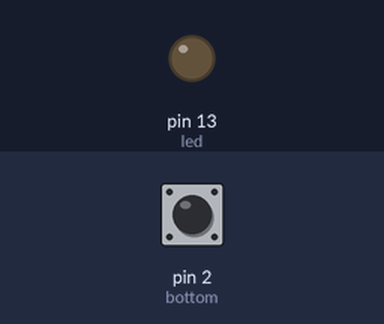
This sketch was run on a simulated Arduino Uno, built with avr-gcc and run on an emulated ATmega328P. On the bench: output pins drawn as LEDs (lit = HIGH). The test bench sets the inputs (shaded band); at power-on: pin 2 (bottom) LOW.

Above: at 1.2 s.
1.3 s: pin 2 (bottom) pulled HIGH for 0.15 s
At 1.6 s:
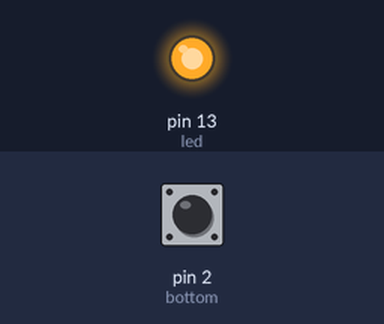
2.9 s: pin 2 (bottom) pulled HIGH for 1 s
At 4.0 s:
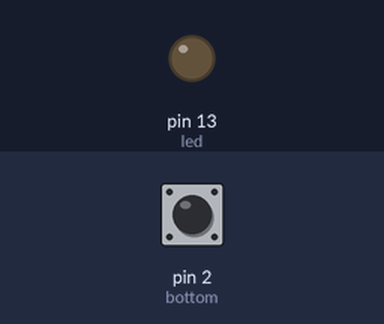
5.4 s: pin 2 (bottom) pulled HIGH for 3.2 s
At 5.9 s:
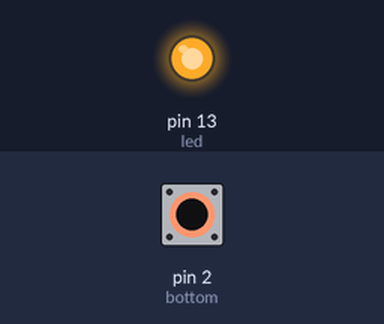
Timing chart, 0 to 8.4 s (numbered marks = the images above; inputs shaded):
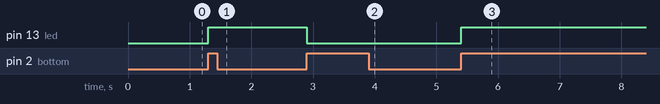

The sketch:

onoff_switch.ino
```cpp
/*
 Author: Youssef Attia
 Description: fixing bouncing effect for push bottom to be used as a switch for LED
*/
#define led 13
#define bottom 2
int bottomread;
void setup() {
  pinMode(led, OUTPUT);
  pinMode(bottom, INPUT);
}

void loop() {
  bottomread = digitalRead(bottom);

  if (bottomread == HIGH && digitalRead(led) == HIGH) {
    digitalWrite(led, LOW);
    while (digitalRead(bottom) == HIGH) {}
  }
  else if (bottomread == HIGH && digitalRead(led) == LOW) {
    digitalWrite(led, HIGH);
    while (digitalRead(bottom) == HIGH) {}
  }
}
```

Measured:
- after the input at 1.3 s, pin 13 (led): LOW → HIGH at once
- after the input at 2.9 s, pin 13 (led): HIGH → LOW at once
- after the input at 5.4 s, pin 13 (led): LOW → HIGH at once
